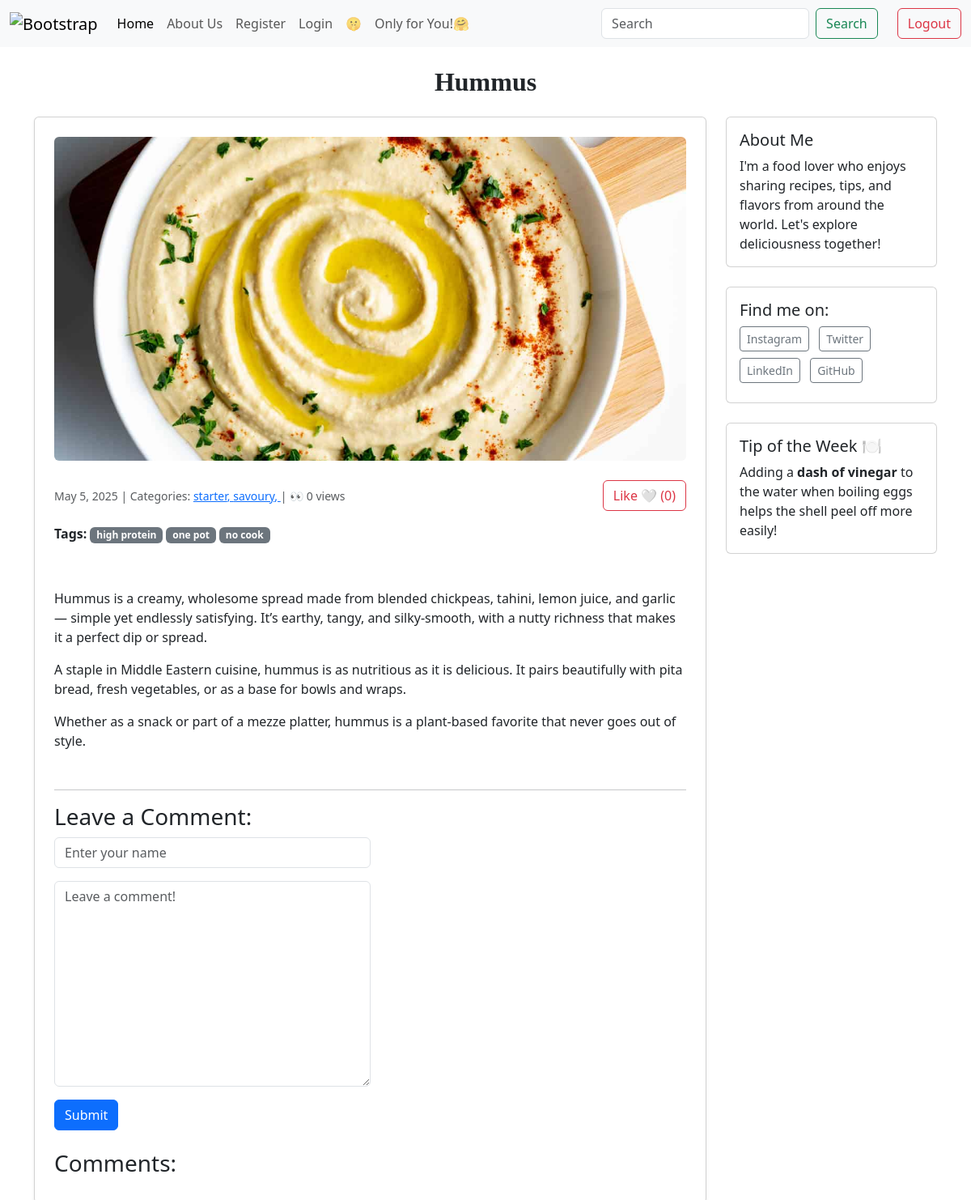
Page /post/25/ on the earlier database version.
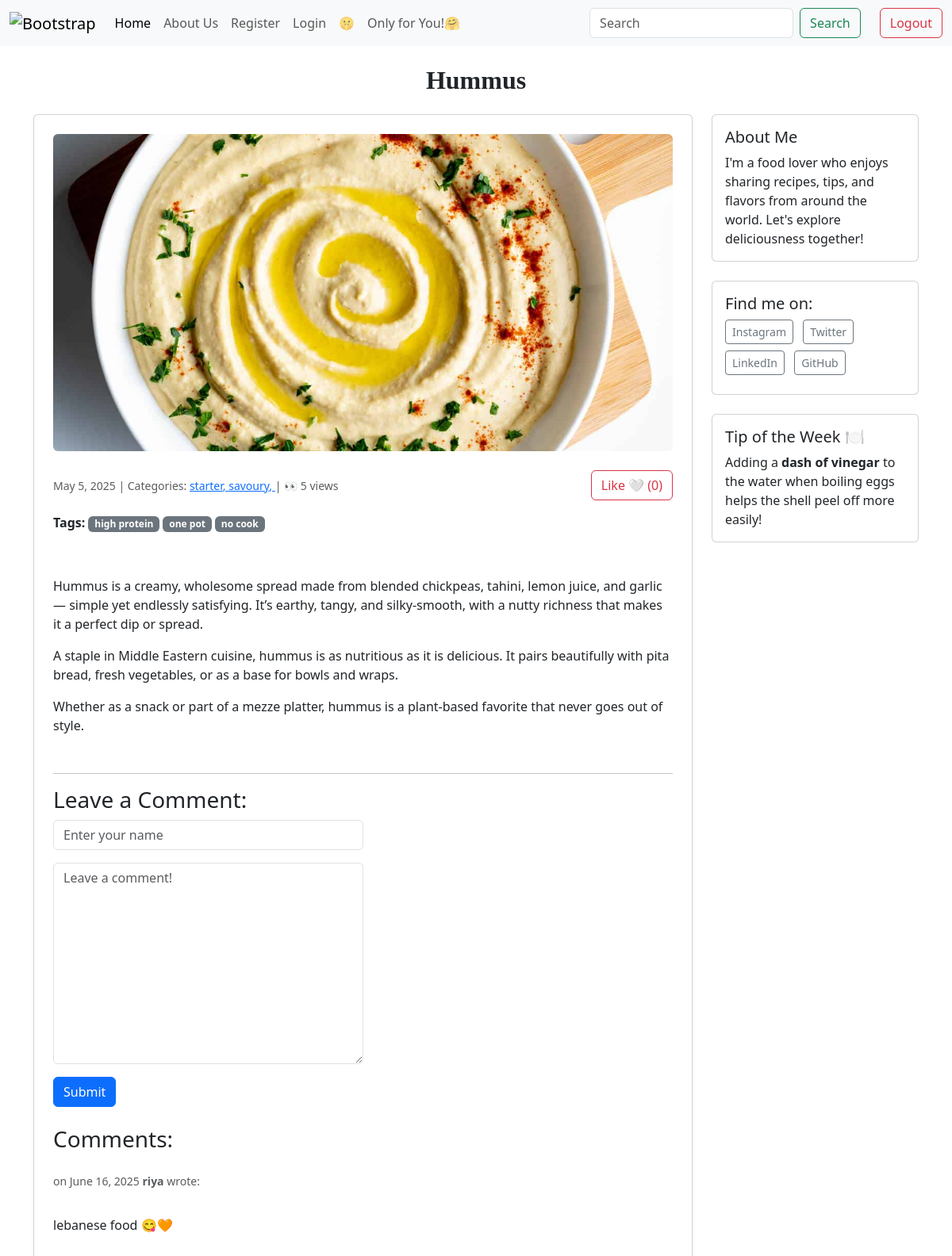
Same page on the later database version.
### blogapp/models.py (models this page shows, shortened)
class Post(models.Model):
    title = models.CharField(max_length=255)
    body = models.TextField(default='nada')
    created_on = models.DateTimeField(auto_now_add=True)
    last_modified = models.DateTimeField(auto_now=True)
    categories = models.ManyToManyField("Category", related_name="posts")
    image = models.ImageField(upload_to='post_images/', blank=True, null=True)
    likes = models.ManyToManyField(User, related_name='post_likes', blank=True) #The related_name='post_likes' is crucial for reverse lookup. i.e. user.post_likes.all()
    tags = models.ManyToManyField('Tag', blank=True, related_name='posts')
    def total_likes(self):
        return self.likes.count()
    @property
    def total_views(self):
        return self.postview_set.count() #postview_set is Django’s default reverse relation

class Category(models.Model):
    name = models.CharField(max_length=30)
    class Meta:
        verbose_name_plural = 'Categories'

class Tag(models.Model):
    name = models.CharField(max_length=20)

class Comment(models.Model):
    author = models.CharField(max_length=20)
    body = models.TextField()
    created_on = models.DateTimeField(auto_now_add=True)
    post = models.ForeignKey("Post", on_delete=models.CASCADE)

### blogapp/views.py (the view, shortened to what this page needs)
# urls.py: path("post/<int:pk>/", views.blog_detail, name="blog_detail"),
def blog_detail(request, pk):
    post = Post.objects.get(pk=pk)
    form = CommentForm()
    if request.user.is_authenticated:
        PostView.objects.create(user=request.user, post=post)
    comments = Comment.objects.filter(post=post)
    context = {
        "post": post,
        "comments": comments,
        "form": CommentForm(),
    }
    return render(request, "blogapp/detail.html", context)

### blogapp/forms.py
class CommentForm(forms.Form):
    author = forms.CharField(
        max_length=35,
        widget = forms.TextInput(
            attrs={"class": "form-control", "placeholder": "Enter your name"}
        ),
    )
    body = forms.CharField(
        widget=forms.Textarea(
            attrs={'class':'form-control', "placeholder":"Leave a comment!"}
        ),
    )

### blogapp/templates/blogapp/detail.html (shortened to what this page needs)
{% extends "blogapp/index.html" %}
{% load widget_tweaks %}
    {% block page_title %}
    <div class="text-center my-4">
     <h2 style="font-family: 'Javanese Text', serif; font-weight: bold;"> {{post.title }} </h2>
    </div>
    {% endblock page_title %}
    {% block page_content %}
    <div class="container mt-4">
        <div class="row">
            <div class="col-md-9">
                <div class="card p-4 shadow-sm">
                    <img src="{{ post.image.url }}" class="card-img-top mb-4 rounded" alt="{{post.title}}" style="max-height: 400px; object-fit: cover;">
                    <div class="d-flex align-items-center justify-content-between mb-3">
                        <small class="text-muted">
                            {{ post.created_on.date}} | Categories:
                            {% for category in post.categories.all %}
                                <a href="{% url 'blog_category' category.name %}">
                                    {{ category.name }},
                                </a>
                            {% endfor %}
                            | 👀 {{post.total_views}} views
                        </small>
                        <form action="{% url 'like_post' post.pk %}" method="POST">
                            {% if user in post.likes.all %}
                                <button type="submit" class="btn btn-danger">Unlike ❤️ ({{ post.total_likes }})</button>
                            {% else %}
                                <button type="submit" class="btn btn-outline-danger">Like 🤍 ({{ post.total_likes }})</button>
                            {% endif %}
                        </form>
                    </div>
                    <p><strong>Tags:</strong>
                        {% for tag in post.tags.all %}
                            <span class="badge bg-secondary">{{ tag.name }}</span>
                        {% empty %}
                            No tags.
                        {% endfor %}
                    </p>
                    <p class="mb-4 mt-3"> {{ post.body | linebreaks }}</p>
                    <hr>
                    <h3> Leave a Comment:</h3>
                    <form method="post" class="mb-4">
                        <div class='mb-3 w-50'>
                            {{form.author|add_class:"form_control"}}
                        </div>
                        <div class='mb-3 w-50'>
                            {{form.body|add_class:"form_control"}}
                        </div>
                        <button type="submit" class="btn btn-primary">Submit</button>
                    </form>
                    <h3>Comments: </h3>
                    {% for comment in comments %}
                    <p class="mt-3">
                        <small class="text-muted">
                        on {{comment.created_on.date}} <b> {{comment.author}}</b> wrote:
                        </small>
                    </p>
                    <p>
                        {{comment.body | linebreaks}}
                    </p>
                    {% endfor %}
                </div>
            </div>
             <div class="col-md-3">
                {% include "partials/sidebar.html" %}
             </div>
        </div>
    </div>
    {% endblock page_content %}

### blogapp/templates/blogapp/index.html (shortened to what this page needs)
<!DOCTYPE html>
<html lang="en">
<head>
    <link href="https://cdn.jsdelivr.net/npm/bootstrap@5.3.3/dist/css/bootstrap.min.css" rel="stylesheet">
</head>
<body>
<nav class="navbar navbar-expand-lg bg-body-tertiary">
    <div class="container-fluid">
      <a class="navbar-brand" href="/">
        <img src="https://cdn.vectorstock.com/i/500p/89/68/abstract-logo-of-a-cafe-or-restaurant-spoon-vector-17248968.jpg" alt="Bootstrap" width="60" height="60">
      </a>
      <div class="collapse navbar-collapse" id="navbarSupportedContent">
        <ul class="navbar-nav me-auto mb-2 mb-lg-0">
          <li class="nav-item">
            <a class="nav-link active" aria-current="page" href="/">Home</a>
          </li>
          <li class="nav-item">
            <a class="nav-link" href="/about/">About Us</a>
          </li>
          <li class="nav-item">
            <a class="nav-link" href="/register/">Register</a>
          </li>
          <li class="nav-item">
            <a class="nav-link" href="/login/">Login</a>
          </li>
          <li class="nav-item">
            <a class="nav-link" href="/exclusive/">🤫</a>
          </li>
          <li class="nav-item">
            <a class="nav-link" href="/for you/">Only for You!🤗</a>
          </li>
        </ul>
        <form class="d-flex" role="search" action="{% url 'blog_search' %}" method="get">
          <input class="form-control me-2" name="query" type="search" placeholder="Search" aria-label="Search">
          <button class="btn btn-outline-success" type="submit">Search</button>
        </form>
        <form class="ms-4" action="{% url 'blog_logout'%}" method="post">
            <button class="btn btn-outline-danger">Logout</button>
        </form>
      </div>
    </div>
  </nav>
{% block page_title %}
{% load static %}
{% endblock page_title %}
<div class="container-fluid">
{% block page_content %}{% endblock page_content %}
</div>
</body>
</html>

### templates/partials/sidebar.html
<div class="card mb-4">
    <div class="card-body">
        <h5 class="card-title">About Me</h5>
        <p class="card-text">
            I'm a food lover who enjoys sharing recipes, tips, and flavors from around the world. Let's explore deliciousness together!
        </p>
    </div>
</div>
<div class="card mb-4">
    <div class="card-body">
        <h5 class="card-title">Find me on:</h5>
        <a href="https://www.instagram.com" target="_blank" class="btn btn-outline-secondary btn-sm me-2 mb-2">Instagram</a>
        <a href="https://www.twitter.com" target="_blank" class="btn btn-outline-secondary btn-sm me-2 mb-2">Twitter</a>
        <a href="https://www.linkedin.com/in/ayesha-ukaye" target="_blank" class="btn btn-outline-secondary btn-sm me-2 mb-2">LinkedIn</a>
        <a href="https://github.com/ayeshaukaye" target="_blank" class="btn btn-outline-secondary btn-sm me-2 mb-2">GitHub</a>
    </div>
</div>
<div class="card">
    <div class="card-body">
        <h5 class="card-title">Tip of the Week 🍽️</h5>
        <p class="card-text">Adding a <strong>dash of vinegar</strong> to the water when boiling eggs helps the shell peel off more easily!</p>
    </div>
</div>

Differences in the rows shown:
computed for Post "Hummus": total_views "0" → "5"
added Comment: created_on "June 16, 2025", author "riya", body "lebanese food 😋🧡"
